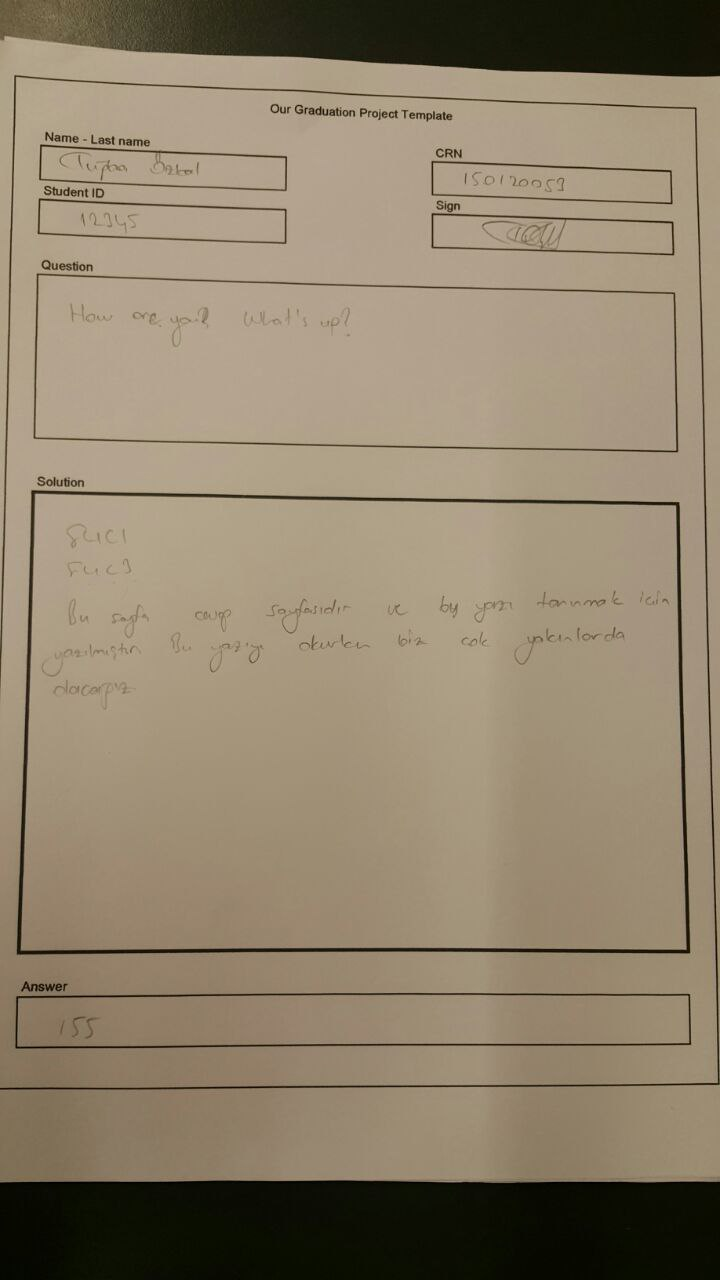
#> input picture jupyter-notebook/tempkalin.jpg, 720 x 1280 px
$ jupyter execute vision-project.ipynb
#> lines starting #> are read from the running program, lines starting #| are printed output that depends on the picture; after the words box and inside, x2 and y2 are one past the last pixel; in counts of white or black regions, pixels touching at a corner belong together
[cell 1]
import cv2
from matplotlib import pyplot as plt
import numpy as np
from PIL import Image
from scipy import ndimage
import PIL.Image

[cell 2]
img = cv2.imread("tempkalin.jpg")
#> img is the input picture: shape (1280, 720, 3); mean B, G, R 108.3, 130.5, 144.5
img = cv2.cvtColor(img, cv2.COLOR_BGR2GRAY)
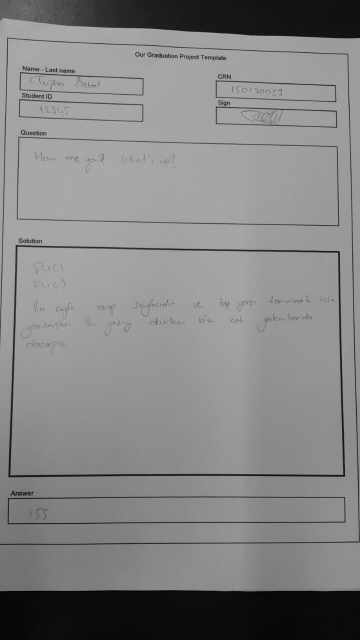
#> img: shape (1280, 720) (shown at 1/2 size); min 0, max 196, mean 132.2

[cell 3]
row, col = img.shape
arr = np.array(img)
frame = np.array(img)
hist = np.zeros(256)

[cell 4]
hist = cv2.calcHist([img],[0],None,[256],[0,256])
#> hist = 256 values, max 54573 at index 166, min 0 at index 189, mean 3600
plt.title('histogram of the template image')
plt.plot(hist)
plt.show()

[cell 5]
thresh = 200

[cell 6]
blur = cv2.GaussianBlur(img,(5,5),1)
ret,result = cv2.threshold(blur,thresh,255,cv2.THRESH_BINARY+cv2.THRESH_OTSU)
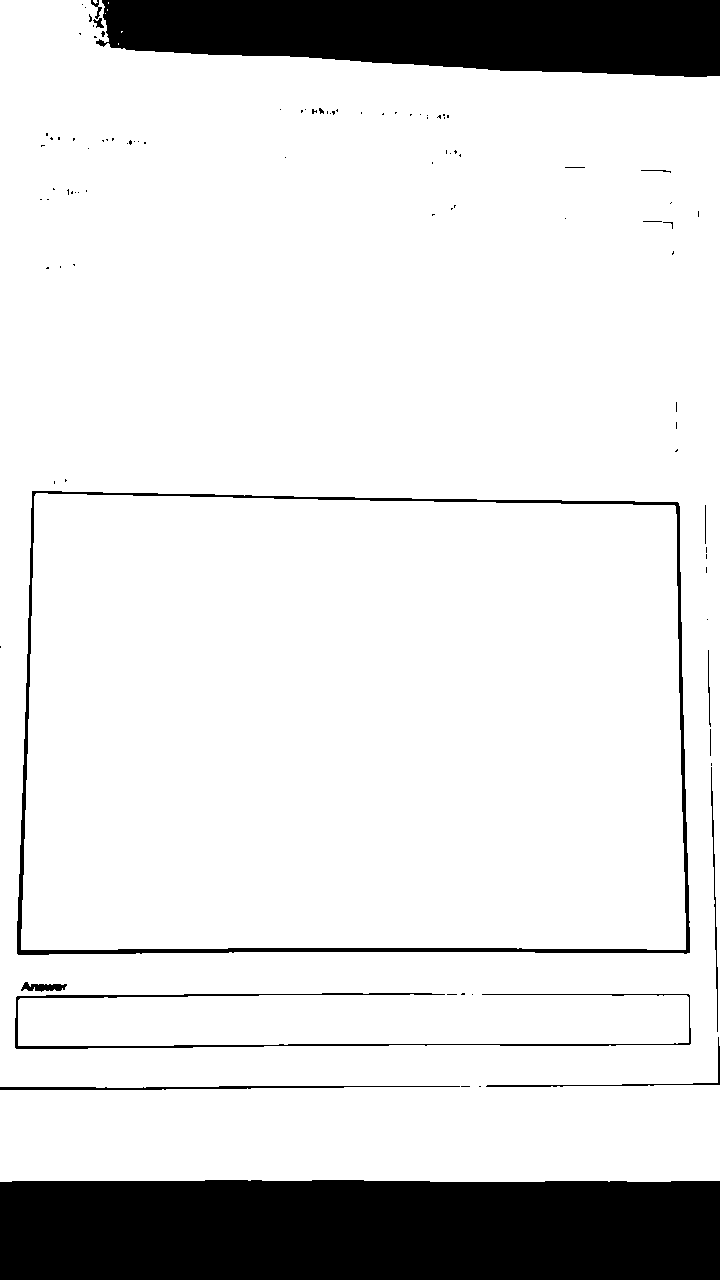
#> result: shape (1280, 720); 86.6% white; 98 black regions (83 under 20 px), largest, box (x1, y1, x2, y2) and area: (0, 1180, 720, 1280) 71213, (96, 0, 720, 77) 39375, (17, 491, 690, 955) 7498
#> ret = 85
th3 = cv2.adaptiveThreshold(blur,255,cv2.ADAPTIVE_THRESH_GAUSSIAN_C,\
            cv2.THRESH_BINARY,3,6)
#> th3: shape (1280, 720); 98% white; black in thin lines or dots, all inside (x1, y1, x2, y2) = (0, 49, 719, 1184)
imgplot = plt.imshow(th3, cmap='gray')

[cell 7]
kernel = np.ones((12,12),np.uint8)

[cell 8]
erosion = cv2.erode(blur,kernel,iterations = 1)
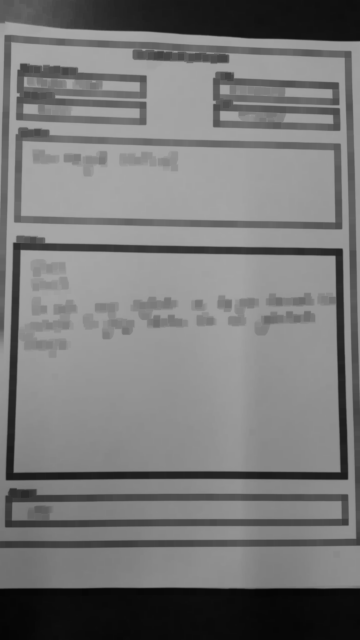
#> erosion: shape (1280, 720) (shown at 1/2 size); min 5, max 168, mean 119.6
erosion = np.array(erosion, dtype=np.uint8)

eroplot = plt.imshow(erosion, cmap='gray')

[cell 9]
hist = cv2.calcHist([erosion],[0],None,[256],[0,256])
#> hist = 256 values, max 35639 at index 163, min 0 at index 0, mean 3600
plt.title('histogram of the erosion image')
plt.plot(hist)
plt.show()

[cell 10]
mean = cv2.adaptiveThreshold(erosion,255,cv2.ADAPTIVE_THRESH_MEAN_C,\
            cv2.THRESH_BINARY,5,7)
#> mean: shape (1280, 720); 95.8% white; black in thin lines or dots, all inside (x1, y1, x2, y2) = (0, 42, 720, 1181)
ret,result = cv2.threshold(mean,thresh,255,cv2.THRESH_BINARY+cv2.THRESH_OTSU)
#> ret = 0
imgplot = plt.imshow(result, cmap='gray')

[cell 11]
adpgaus = cv2.adaptiveThreshold(erosion,255,cv2.ADAPTIVE_THRESH_GAUSSIAN_C,\
            cv2.THRESH_BINARY,5,7)
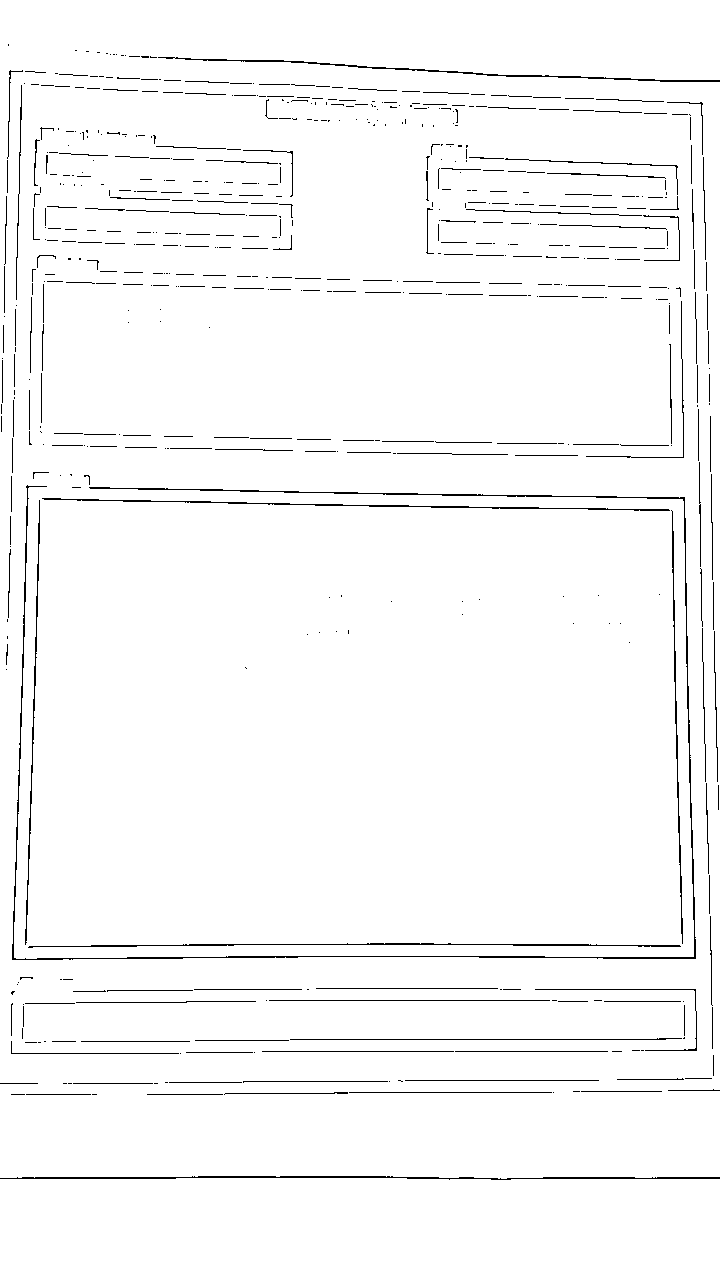
#> adpgaus: shape (1280, 720); 97.5% white; black in thin lines or dots, all inside (x1, y1, x2, y2) = (0, 44, 720, 1180)
ret,result = cv2.threshold(adpgaus,thresh,255,cv2.THRESH_BINARY+cv2.THRESH_OTSU)
imgplot = plt.imshow(adpgaus, cmap='gray')

[cell 12]
thresh_frame = 220

[cell 13]
for i in range(row):
    for j in range(col):
        if(frame[i][j] < thresh):
            frame[i][j] = 0
        elif(frame[i][j] > thresh and frame[i][j] < thresh_frame):
            frame[i][j] = 100
        else:
            frame[i][j] = 255

        if(frame[i][j] > erosion[i][j]):
            frame[i][j] = 0
#> frame: shape (1280, 720); every value is 0

[cell 14]
tumor = np.array(frame, dtype=np.uint8)
# s = Image.fromarray(tumor)
# s.save('tumor.jpg')

eroplot = plt.imshow(tumor, cmap='gray')

[cell 15]
for i in range(row):
    for j in range(col):
        if(tumor[i][j] < 200):
            tumor[i][j] = 0
        else:
            tumor[i][j] = 255

[cell 16]
boundary = cv2.morphologyEx(tumor, cv2.MORPH_GRADIENT, kernel)
boundary = np.array(boundary, dtype=np.uint8)
# s = Image.fromarray(boundary)
# s.save('boundary.jpg')

eroplot = plt.imshow(boundary, cmap='gray')

[cell 17]
newImg = img.copy()
color_img = cv2.cvtColor(newImg, cv2.COLOR_GRAY2RGB)
for i in range(row):
    for j in range(col):
        if(boundary[i][j] == 255):
            color_img[i][j][0] = 0
            color_img[i][j][0] = 0
            color_img[i][j][0] = 255

$ run again, with jupyter-notebook/egli.jpg copied over jupyter-notebook/tempkalin.jpg
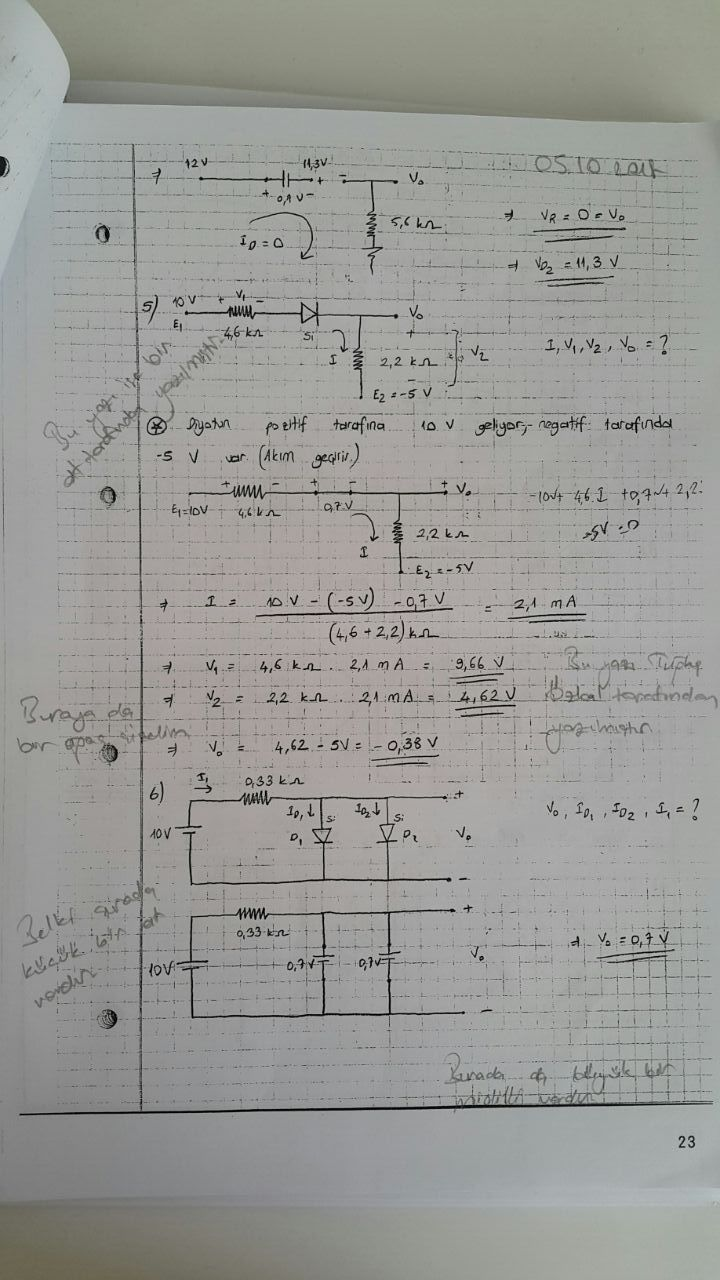
#> input picture jupyter-notebook/egli.jpg, 720 x 1280 px
#> img is the input picture: shape (1280, 720, 3); mean B, G, R 150.7, 154.1, 153.8
#> img: shape (1280, 720)
#> `hist = cv2.calcHist([img],[0],None,[256],[0,256])`: hist = 256 values, max 53069 at index 166, min 0 at index 202, mean 3600
#> `ret,result = cv2.threshold(blur,thresh,255,cv2.THRESH_BINARY+cv2.THRES..`:
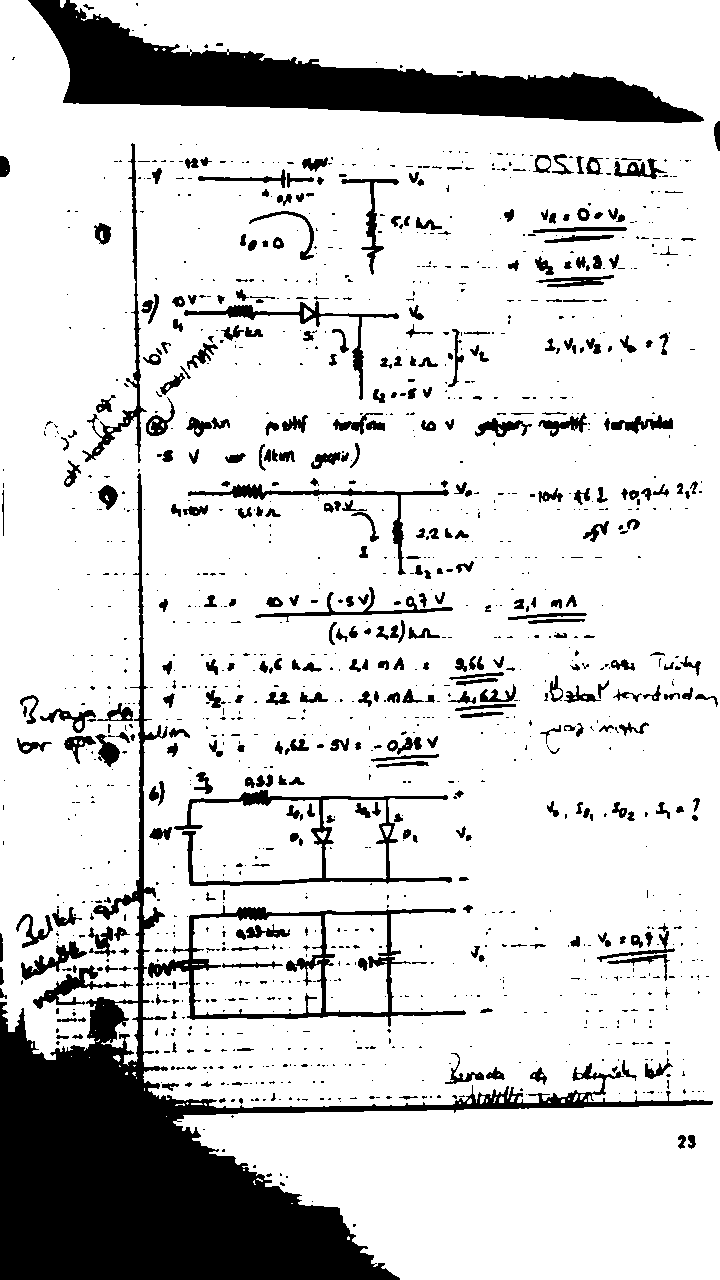
#> result: shape (1280, 720); 83% white; 1384 black regions (999 under 20 px), largest, box (x1, y1, x2, y2) and area: (0, 473, 713, 1280) 68536, (28, 0, 704, 123) 31214, (148, 905, 466, 1027) 5167
#> `ret,result = cv2.threshold(blur,thresh,255,cv2.THRESH_BINARY+cv2.THRES..`: ret = 141
#> th3: shape (1280, 720); 97.9% white; black in thin lines or dots, all inside (x1, y1, x2, y2) = (0, 96, 712, 1148)
#> `hist = cv2.calcHist([erosion],[0],None,[256],[0,256])`: hist = 256 values, max 24846 at index 152, min 0 at index 0, mean 3600
#> mean: shape (1280, 720); 95.1% white; black in thin lines or dots, all inside (x1, y1, x2, y2) = (0, 42, 719, 1154)
#> `ret,result = cv2.threshold(mean,thresh,255,cv2.THRESH_BINARY+cv2.THRES..`: ret = 0
#> `adpgaus = cv2.adaptiveThreshold(erosion,255,cv2.ADAPTIVE_THRESH_GAUSSI..`:
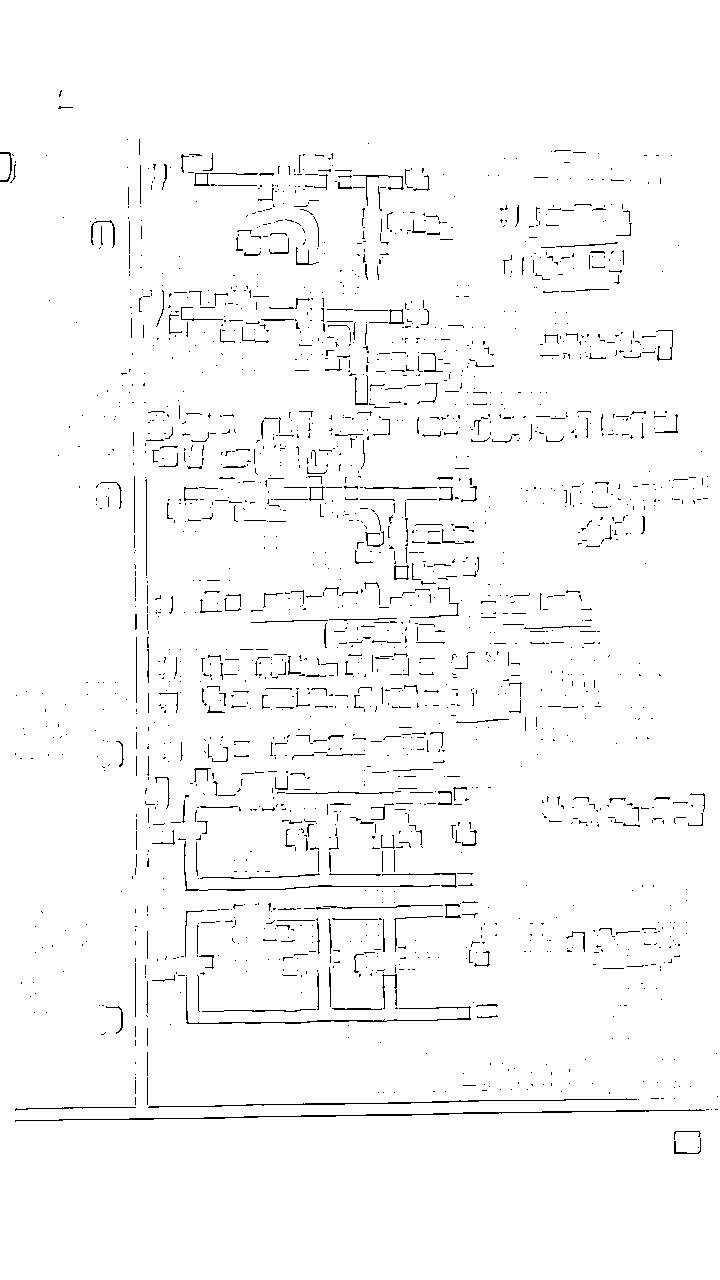
#> adpgaus: shape (1280, 720); 97.7% white; black in thin lines or dots, all inside (x1, y1, x2, y2) = (0, 90, 718, 1154)
